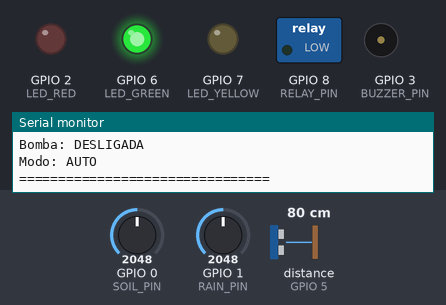
Simulated run of this sketch. Board: ESP32-C3. Parts: switched loads named in the sketch (green lamp = pin HIGH), output pins drawn as LEDs (lit = HIGH), buzzer (waves = sounding), the last lines printed to the serial monitor. Wiring (from diagram.json): ultrasonic range finder: trigger GPIO 4; echo GPIO 5. The test bench sets the inputs (shaded band); at power-on: distance to the obstacle (sensor on GPIO 5) 80 cm, GPIO 0 (SOIL_PIN) = 2048, GPIO 1 (RAIN_PIN) = 2048. The echo pulse lasts 58.3 µs per cm; WiFi joins after 1.5 s; servers stay silent unless stated; random numbers use the default seed unless the sketch sets one; no MQTT or app messages arrive unless stated; pins used as bus, display or sensor lines are not drawn.

Above: at 4.7 s.
4.8 s: distance to the obstacle (sensor on GPIO 5) set to 18 cm
6.3 s: distance to the obstacle (sensor on GPIO 5) set to 13 cm
At 6.7 s:
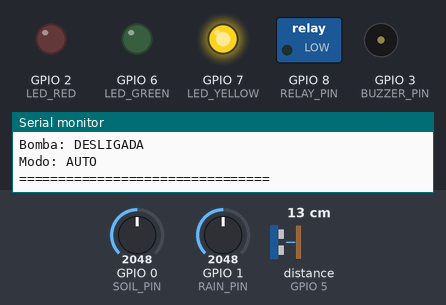
7.8 s: GPIO 0 (SOIL_PIN) set to 3469
9.3 s: GPIO 0 (SOIL_PIN) set to 3552
At 9.49 s:
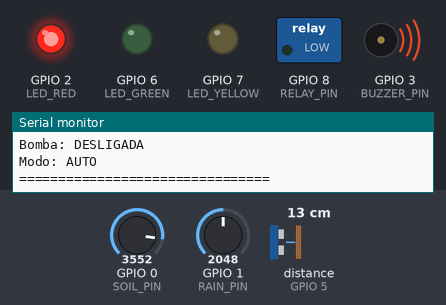
12.3 s: distance to the obstacle (sensor on GPIO 5) set to 7 cm
15.3 s: distance to the obstacle (sensor on GPIO 5) set to 4 cm
At 15.6 s:
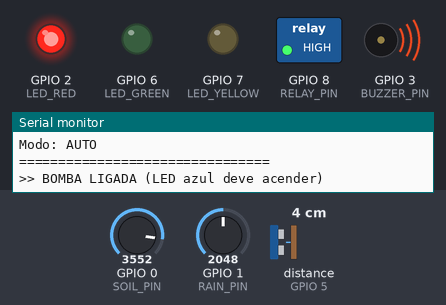
Timing chart, 0 to 19.3 s (numbered marks = the images above; inputs shaded):
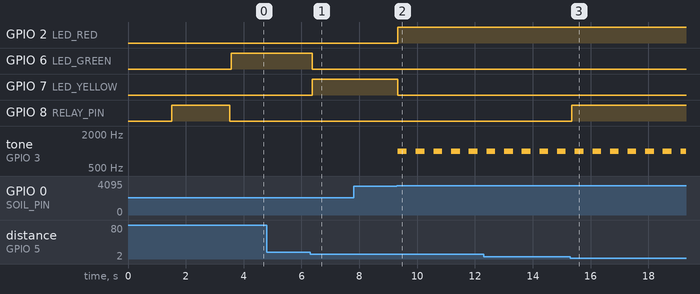

Measured:
- the behaviour switches between 16 and 15 cm on distance to the obstacle (sensor on GPIO 5) (found by bisection; images 0 and 1)
- the behaviour switches between 3500 and 3501 on GPIO 0 (SOIL_PIN) (found by bisection; images 1 and 2)
- the behaviour switches between 6 and 5 cm on distance to the obstacle (sensor on GPIO 5) (found by bisection; images 2 and 3)
- after the input at 6.3 s, GPIO 6 (LED_GREEN): HIGH → LOW after 0.08 s; GPIO 7 (LED_YELLOW): LOW → HIGH after 0.08 s
- after the input at 9.3 s, GPIO 2 (LED_RED): LOW → HIGH at once; GPIO 7 (LED_YELLOW): HIGH → LOW at once; tone on GPIO 3 (BUZZER_PIN): alternates 1000 Hz for 0.31 s and silent for 0.31 s, starting at once
- after the input at 15.3 s, GPIO 8 (RELAY_PIN): LOW → HIGH after 0.05 s

The sketch:

sketch.ino
```cpp
#include <WiFi.h>
#include <PubSubClient.h>
#include <ArduinoJson.h>

// ================= WIFI =================
const char* ssid = "Wokwi-GUEST";
const char* password = "";

// ================= MQTT =================
const char* mqttServer = "test.mosquitto.org";
const int mqttPort = 1883;

WiFiClient espClient;
PubSubClient client(espClient);

// ================= PINOS (ESP32-C3) =================
#define TRIG_PIN     4
#define ECHO_PIN     5

#define SOIL_PIN     0   // Potenciômetro
#define RAIN_PIN     1   // Potenciômetro

#define BUZZER_PIN   3

#define LED_GREEN    6
#define LED_YELLOW   7
#define LED_RED      2

#define RELAY_PIN    8   // Controla o relé (e a luz azul)

// ===== LIMITES =====
float LIMITE_CRITICO = 5.0;
float LIMITE_ATENCAO = 15.0;
float LIMITE_DESLIGA = 20.0;

// ===== MODO AUTOMÁTICO/MANUAL =====
bool modoAutomatico = true;
bool bombaLigadaManual = false;

unsigned long lastPublish = 0;
unsigned long lastBuzzerToggle = 0;
bool buzzerState = false;
int ultimoEstadoBomba = LOW;  // Para evitar repetição

// =========================================

void connectWiFi() {
  Serial.print("Conectando WiFi");
  WiFi.begin(ssid, password);
  while (WiFi.status() != WL_CONNECTED) {
    delay(500);
    Serial.print(".");
  }
  Serial.println();
  Serial.println("WiFi conectado!");
  Serial.print("IP: ");
  Serial.println(WiFi.localIP());
}

void connectMQTT() {
  while (!client.connected()) {
    Serial.print("Conectando MQTT...");
    String clientId = "ESP32FloodMonitor-";
    clientId += String(random(10000));
    if (client.connect(clientId.c_str())) {
      Serial.println("OK");
      client.subscribe("monitoramento/comando/bomba");
      client.subscribe("monitoramento/comando/modo");
      client.subscribe("monitoramento/comando/limites");
    } else {
      Serial.print("Erro MQTT: ");
      Serial.println(client.state());
      delay(2000);
    }
  }
}

float readWaterDistance() {
  digitalWrite(TRIG_PIN, LOW);
  delayMicroseconds(2);
  digitalWrite(TRIG_PIN, HIGH);
  delayMicroseconds(10);
  digitalWrite(TRIG_PIN, LOW);
  long duration = pulseIn(ECHO_PIN, HIGH, 30000);
  if (duration == 0) {
    return 400.0;
  }
  return duration * 0.034 / 2.0;
}

void controlarBomba(float distancia, bool critico) {
  int estadoAtual = digitalRead(RELAY_PIN);
  int novoEstado = estadoAtual;
  if (modoAutomatico) {
    if (critico || distancia < LIMITE_CRITICO) {
      novoEstado = HIGH;  // Liga bomba
    }
    else if (distancia > LIMITE_DESLIGA) {
      novoEstado = LOW;   // Desliga bomba
    }
  } else {
    novoEstado = bombaLigadaManual ? HIGH : LOW;
  }
  // Só muda se necessário e publica UMA vez
  if (novoEstado != estadoAtual) {
    digitalWrite(RELAY_PIN, novoEstado);
    if (novoEstado == HIGH) {
      Serial.println(">> BOMBA LIGADA (LED azul deve acender)");
    } else {
      Serial.println(">> BOMBA DESLIGADA (LED azul deve apagar)");
    }
  }
}

void mqttCallback(char* topic, byte* payload, unsigned int length) {
  String message;
  for (unsigned int i = 0; i < length; i++) {
    message += (char)payload[i];
  }
  String topico = String(topic);
  if (topico == "monitoramento/comando/bomba") {
    if (message == "ON") {
      bombaLigadaManual = true;
      modoAutomatico = false;
      Serial.println(">> Modo manual: bomba LIGADA");
    }
    else if (message == "OFF") {
      bombaLigadaManual = false;
      modoAutomatico = false;
      Serial.println(">> Modo manual: bomba DESLIGADA");
    }
  }
  else if (topico == "monitoramento/comando/modo") {
    if (message == "AUTO") {
      modoAutomatico = true;
      Serial.println(">> Modo automático ativado");
    }
    else if (message == "MANUAL") {
      modoAutomatico = false;
      Serial.println(">> Modo manual ativado");
    }
  }
  else if (topico == "monitoramento/comando/limites") {
    int primeiro = message.indexOf(',');
    int segundo = message.indexOf(',', primeiro + 1);
    if (primeiro > 0 && segundo > 0) {
      LIMITE_CRITICO = message.substring(0, primeiro).toFloat();
      LIMITE_ATENCAO = message.substring(primeiro + 1, segundo).toFloat();
      LIMITE_DESLIGA = message.substring(segundo + 1).toFloat();
      Serial.printf(">> Limites: CRITICO=%.1f ATENCAO=%.1f DESLIGA=%.1f\n",
                    LIMITE_CRITICO, LIMITE_ATENCAO, LIMITE_DESLIGA);
    }
  }
}

void setup() {
  Serial.begin(115200);
  pinMode(TRIG_PIN, OUTPUT);
  pinMode(ECHO_PIN, INPUT);
  pinMode(BUZZER_PIN, OUTPUT);
  pinMode(LED_GREEN, OUTPUT);
  pinMode(LED_YELLOW, OUTPUT);
  pinMode(LED_RED, OUTPUT);
  pinMode(RELAY_PIN, OUTPUT);
  digitalWrite(RELAY_PIN, LOW);
  connectWiFi();
  client.setServer(mqttServer, mqttPort);
  client.setCallback(mqttCallback);
  randomSeed(micros());
  Serial.println("========================================");
  Serial.println(" MONITORAMENTO DE ENCHENTES");
  Serial.println("========================================");
  Serial.printf("Limites: CRITICO=%.1fcm | ATENCAO=%.1fcm | DESLIGA=%.1fcm\n",
                LIMITE_CRITICO, LIMITE_ATENCAO, LIMITE_DESLIGA);
  // Teste do relé e LED azul
  Serial.println("\n--- TESTE DO RELÉ ---");
  Serial.println("Ligando relé por 2 segundos...");
  digitalWrite(RELAY_PIN, HIGH);
  delay(2000);
  Serial.println("Desligando relé...");
  digitalWrite(RELAY_PIN, LOW);
  Serial.println("--- FIM DO TESTE ---\n");
}

void loop() {
  if (!client.connected()) {
    connectMQTT();
  }
  client.loop();
  float waterDistance = readWaterDistance();
  int soilValue = analogRead(SOIL_PIN);
  int rainValue = analogRead(RAIN_PIN);
  bool waterCritical = waterDistance < LIMITE_CRITICO;
  bool waterWarning  = waterDistance >= LIMITE_CRITICO && waterDistance < LIMITE_ATENCAO;
  bool soilCritical = soilValue > 3500;
  bool soilWarning  = soilValue > 2500;
  bool rainCritical = rainValue > 3500;
  bool rainWarning  = rainValue > 2500;
  controlarBomba(waterDistance, waterCritical);
  digitalWrite(LED_GREEN, LOW);
  digitalWrite(LED_YELLOW, LOW);
  digitalWrite(LED_RED, LOW);
  String statusRisk = "NORMAL";
  if (waterCritical || soilCritical || rainCritical) {
    statusRisk = "CRITICO";
    digitalWrite(LED_RED, HIGH);
    if (millis() - lastBuzzerToggle > 300) {
      lastBuzzerToggle = millis();
      buzzerState = !buzzerState;
      if (buzzerState) {
        tone(BUZZER_PIN, 1000);
      } else {
        noTone(BUZZER_PIN);
      }
    }
  }
  else if (waterWarning || soilWarning || rainWarning) {
    statusRisk = "ATENCAO";
    digitalWrite(LED_YELLOW, HIGH);
    noTone(BUZZER_PIN);
  }
  else {
    statusRisk = "NORMAL";
    digitalWrite(LED_GREEN, HIGH);
    noTone(BUZZER_PIN);
  }
  if (millis() - lastPublish > 3000) {
    lastPublish = millis();
    StaticJsonDocument<256> doc;
    doc["nivel_agua"] = waterDistance;
    doc["umidade_solo"] = soilValue;
    doc["chuva"] = rainValue;
    doc["status"] = statusRisk;
    doc["bomba_ligada"] = digitalRead(RELAY_PIN);
    doc["modo"] = modoAutomatico ? "AUTO" : "MANUAL";
    doc["limite_critico"] = LIMITE_CRITICO;
    doc["limite_atencao"] = LIMITE_ATENCAO;
    doc["limite_desliga"] = LIMITE_DESLIGA;
    char buffer[256];
    serializeJson(doc, buffer);
    client.publish("monitoramento/dados", buffer);
    client.publish("monitoramento/nivel_agua", String(waterDistance, 2).c_str());
    client.publish("monitoramento/status", statusRisk.c_str());
    client.publish("monitoramento/bomba", digitalRead(RELAY_PIN) ? "ON" : "OFF");
    client.publish("monitoramento/modo", modoAutomatico ? "AUTO" : "MANUAL");
    Serial.println();
    Serial.println("================================");
    Serial.print("Agua: "); Serial.print(waterDistance); Serial.println(" cm");
    Serial.print("Solo: "); Serial.println(soilValue);
    Serial.print("Chuva: "); Serial.println(rainValue);
    Serial.print("Status: "); Serial.println(statusRisk);
    Serial.print("Bomba: "); Serial.println(digitalRead(RELAY_PIN) ? "LIGADA" : "DESLIGADA");
    Serial.print("Modo: "); Serial.println(modoAutomatico ? "AUTO" : "MANUAL");
    Serial.println("================================");
  }
  delay(100);
}
```
